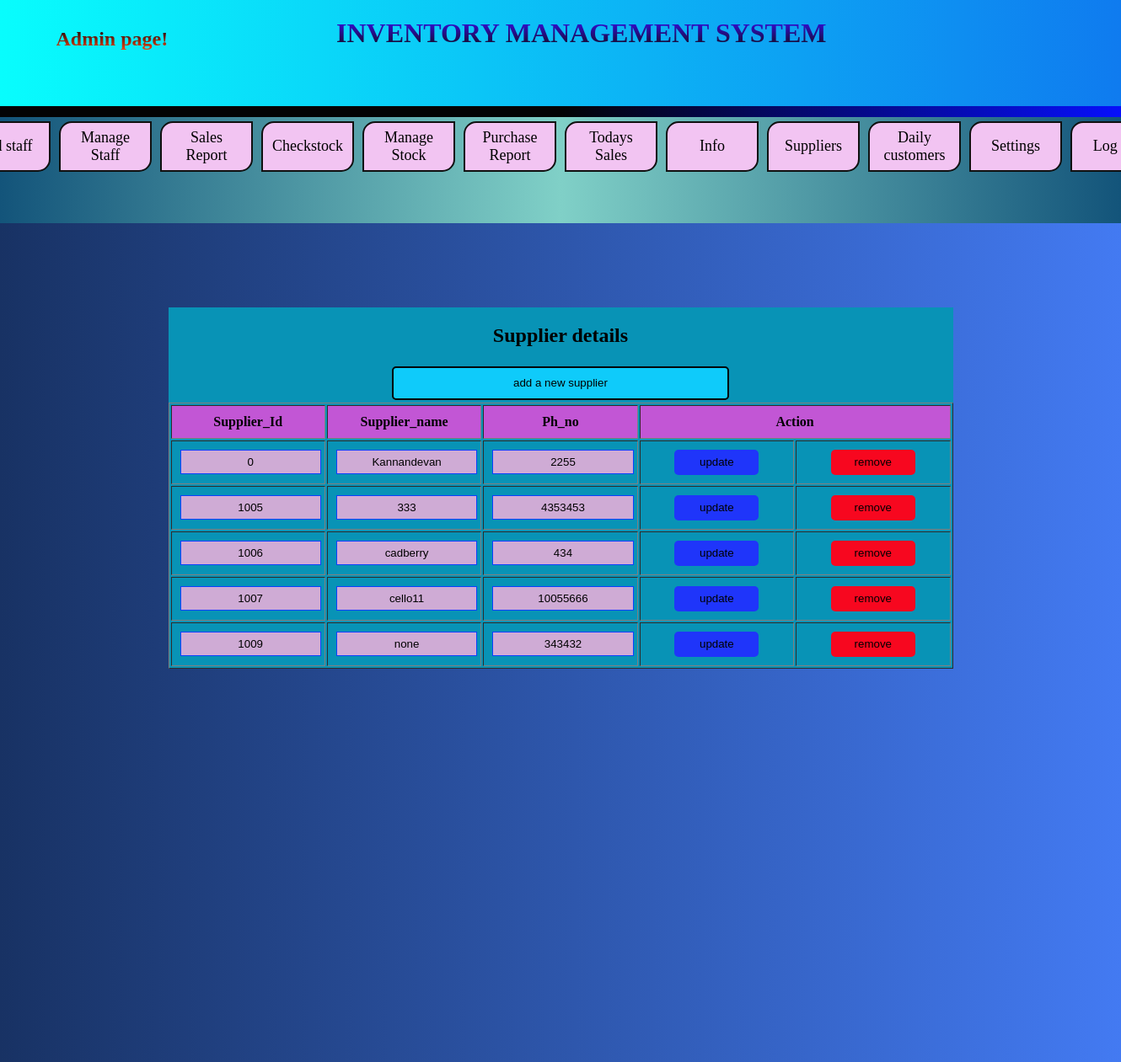
Page /adminpage.php?page=suppliers on the committed database.
### tables this page shows
CREATE TABLE `suppliers` (
  `supplier_id` int(20) NOT NULL,
  `supplier_name` varchar(30) NOT NULL,
  `ph_no` int(20) NOT NULL
);

### suppliers.php (the view, shortened to what this page needs)
<?php
include('connection.php');
$su="SELECT * FROM suppliers;";
$sup=mysqli_query($connection,$su);
?>
<!DOCTYPE html>
<html>
<head>
	<link rel="stylesheet" type="text/css" href="css/update.css">
</head>
<body>
<div class="allinone">
		<center><h2>Supplier details</h2></center>
<div class="containeroneupdate" id="content">
	<table><tr><form method='post' action='#'>
			<td colspan='5'><input type='submit' value='add a new supplier' name='supplier' id='supplier'></td></form>
		</tr></table>
	<table border="1" cellpadding="10">
		<tr>
			<th>Supplier_Id</th>
			<th>Supplier_name</th>
			<th>Ph_no</th>
			<th colspan="2">Action</th>
		</tr>
		<?php
		while ($rows=mysqli_fetch_array($sup)) {
			echo "<form method='post' action='#' >
			<tr><td><input type=text value=".$rows['supplier_id']." name='sid' id='input' readonly=''></td>";
			echo "<td><input type=text value=".$rows['supplier_name']." id='input' name='sname' ></td>";
			echo "<td><input type=text value=".$rows['ph_no']." id='input' name='sph' > </td>";
			echo "<td><input type=submit value=update  name=update id=".$rows['supplier_id']." onclick='return test(id);' class=up ></td>";
	echo "<td><input type=submit value=remove  name=remove id=".$rows['supplier_id']." class=re ></td></tr>
			</form>";
		}
		echo "</table>
            </div></div>";
		exit();
		?>

### css/update.css (style rules this page uses)
body { background: #7E7B33; }
.allinone { position: absolute; top: 10%; left: 15%; width: 70%; background: #0893B6; }
table { table-layout: fixed; width: 100%; text-align: center; }
th { background: #C256D5; }
#input { width: 100%; background: #CFABD5; text-align: center; height: 25px; border: 1px solid #0B40FD; cursor: copy; }
input[name=update] { width: 100px; height: 30px; background: #1F35FA; border-radius: 5px; border:none; }
.re { width: 100px; height: 30px; background: #F7071F; border-radius: 5px; border:none; }
#supplier { width: 400px; height: 40px; background: #0FCBFA; border-radius: 5px; border:2px solid #030404; }

### adminpage.php (style rules this page uses)
body { padding: 0; margin: 0; background: #3C6159; }

### rows in the picture
suppliers: sid "0", sname "Kannandevan", sph "2255"
suppliers: sid "1005", sname "333", sph "4353453"
suppliers: sid "1006", sname "cadberry", sph "434"
suppliers: sid "1007", sname "cello11", sph "10055666"
suppliers: sid "1009", sname "none", sph "343432"
